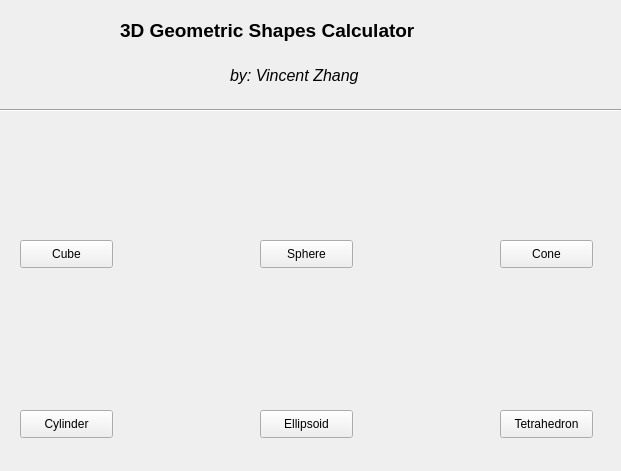
  <widget class="QWidget" name="MenuClass" native="true">
   <property name="geometry">
    <rect>
     <x>40</x>
     <y>0</y>
     <width>621</width>
     <height>471</height>
    </rect>
   </property>
   <property name="autoFillBackground">
    <bool>true</bool>
   </property>
   <widget class="QLabel" name="label_9">
    <property name="geometry">
     <rect>
      <x>500</x>
      <y>130</y>
      <width>91</width>
      <height>91</height>
     </rect>
    </property>
    <property name="text">
     <string/>
    </property>
    <property name="pixmap">
     <pixmap>cone.png</pixmap>
    </property>
    <property name="scaledContents">
     <bool>true</bool>
    </property>
   </widget>
   <widget class="QLabel" name="label_10">
    <property name="geometry">
     <rect>
      <x>500</x>
      <y>300</y>
      <width>91</width>
      <height>91</height>
     </rect>
    </property>
    <property name="text">
     <string/>
    </property>
    <property name="pixmap">
     <pixmap>tetrahedron.png</pixmap>
    </property>
    <property name="scaledContents">
     <bool>true</bool>
    </property>
   </widget>
   <widget class="QPushButton" name="cylinder">
    <property name="geometry">
     <rect>
      <x>20</x>
      <y>410</y>
      <width>93</width>
      <height>28</height>
     </rect>
    </property>
    <property name="cursor">
     <cursorShape>PointingHandCursor</cursorShape>
    </property>
    <property name="text">
     <string>Cylinder</string>
    </property>
   </widget>
   <widget class="QPushButton" name="tetrahedron">
    <property name="geometry">
     <rect>
      <x>500</x>
      <y>410</y>
      <width>93</width>
      <height>28</height>
     </rect>
    </property>
    <property name="cursor">
     <cursorShape>PointingHandCursor</cursorShape>
    </property>
    <property name="text">
     <string>Tetrahedron</string>
    </property>
   </widget>
   <widget class="QPushButton" name="cube">
    <property name="geometry">
     <rect>
      <x>20</x>
      <y>240</y>
      <width>93</width>
      <height>28</height>
     </rect>
    </property>
    <property name="cursor">
     <cursorShape>PointingHandCursor</cursorShape>
    </property>
    <property name="text">
     <string>Cube</string>
    </property>
   </widget>
   <widget class="QLabel" name="label_11">
    <property name="geometry">
     <rect>
      <x>260</x>
      <y>130</y>
      <width>91</width>
      <height>91</height>
     </rect>
    </property>
    <property name="text">
     <string/>
    </property>
    <property name="pixmap">
     <pixmap>sphere.png</pixmap>
    </property>
    <property name="scaledContents">
     <bool>true</bool>
    </property>
   </widget>
   <widget class="Line" name="line_2">
    <property name="geometry">
     <rect>
      <x>0</x>
      <y>100</y>
      <width>621</width>
      <height>20</height>
     </rect>
    </property>
    <property name="orientation">
     <enum>Qt::Horizontal</enum>
    </property>
   </widget>
   <widget class="QLabel" name="label_12">
    <property name="geometry">
     <rect>
      <x>120</x>
      <y>0</y>
      <width>381</width>
      <height>60</height>
     </rect>
    </property>
    <property name="font">
     <font>
      <pointsize>14</pointsize>
      <weight>75</weight>
      <bold>true</bold>
     </font>
    </property>
    <property name="text">
     <string>3D Geometric Shapes Calculator</string>
    </property>
   </widget>
   <widget class="QLabel" name="label_13">
    <property name="geometry">
     <rect>
      <x>20</x>
      <y>130</y>
      <width>91</width>
      <height>91</height>
     </rect>
    </property>
    <property name="text">
     <string/>
    </property>
    <property name="pixmap">
     <pixmap>cube.png</pixmap>
    </property>
    <property name="scaledContents">
     <bool>true</bool>
    </property>
    <property name="indent">
     <number>1</number>
    </property>
   </widget>
   <widget class="QPushButton" name="ellipsoid">
    <property name="geometry">
     <rect>
      <x>260</x>
      <y>410</y>
      <width>93</width>
      <height>28</height>
     </rect>
    </property>
    <property name="cursor">
     <cursorShape>PointingHandCursor</cursorShape>
    </property>
    <property name="text">
     <string>Ellipsoid</string>
    </property>
   </widget>
   <widget class="QPushButton" name="cone">
    <property name="geometry">
     <rect>
      <x>500</x>
      <y>240</y>
      <width>93</width>
      <height>28</height>
     </rect>
    </property>
    <property name="cursor">
     <cursorShape>PointingHandCursor</cursorShape>
    </property>
    <property name="text">
     <string>Cone</string>
    </property>
   </widget>
   <widget class="QLabel" name="label_14">
    <property name="geometry">
     <rect>
      <x>20</x>
      <y>300</y>
      <width>91</width>
      <height>91</height>
     </rect>
    </property>
    <property name="text">
     <string/>
    </property>
    <property name="pixmap">
     <pixmap>cylinder.png</pixmap>
    </property>
    <property name="scaledContents">
     <bool>true</bool>
    </property>
    <property name="indent">
     <number>1</number>
    </property>
   </widget>
   <widget class="QLabel" name="label_15">
    <property name="geometry">
     <rect>
      <x>230</x>
      <y>60</y>
      <width>171</width>
      <height>30</height>
     </rect>
    </property>
    <property name="font">
     <font>
      <pointsize>12</pointsize>
      <italic>true</italic>
     </font>
    </property>
    <property name="text">
     <string>by: Vincent Zhang</string>
    </property>
   </widget>
   <widget class="QLabel" name="label_16">
    <property name="geometry">
     <rect>
      <x>240</x>
      <y>300</y>
      <width>131</width>
      <height>91</height>
     </rect>
    </property>
    <property name="text">
     <string/>
    </property>
    <property name="pixmap">
     <pixmap>ellipsoid.png</pixmap>
    </property>
    <property name="scaledContents">
     <bool>true</bool>
    </property>
   </widget>
   <widget class="QPushButton" name="sphere">
    <property name="geometry">
     <rect>
      <x>260</x>
      <y>240</y>
      <width>93</width>
      <height>28</height>
     </rect>
    </property>
    <property name="cursor">
     <cursorShape>PointingHandCursor</cursorShape>
    </property>
    <property name="text">
     <string>Sphere</string>
    </property>
   </widget>
  </widget>
